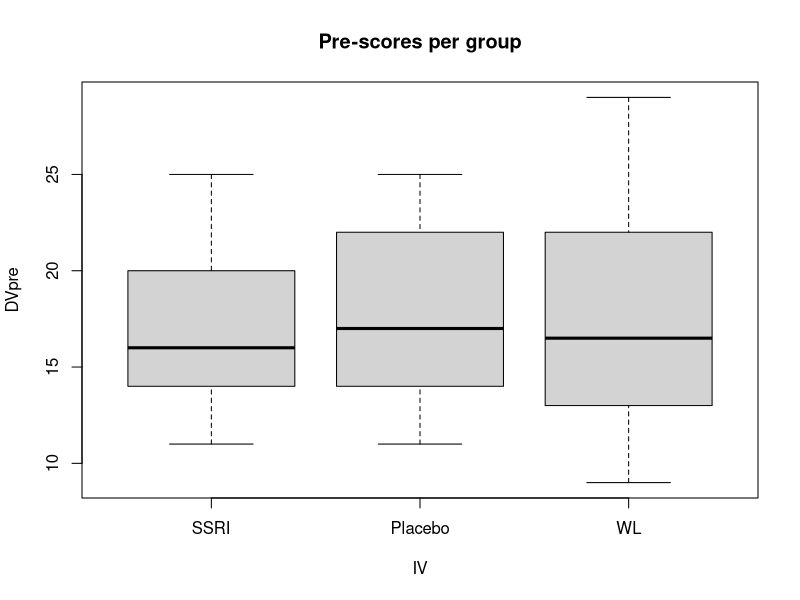
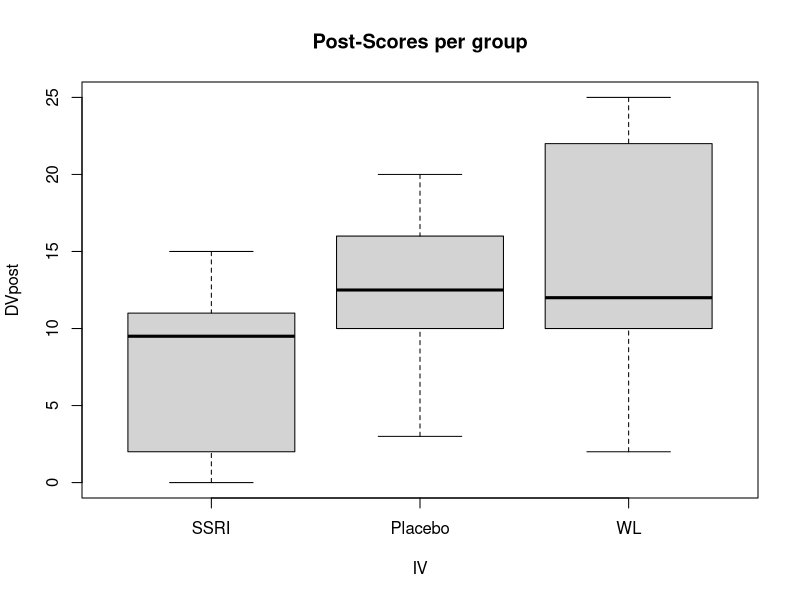
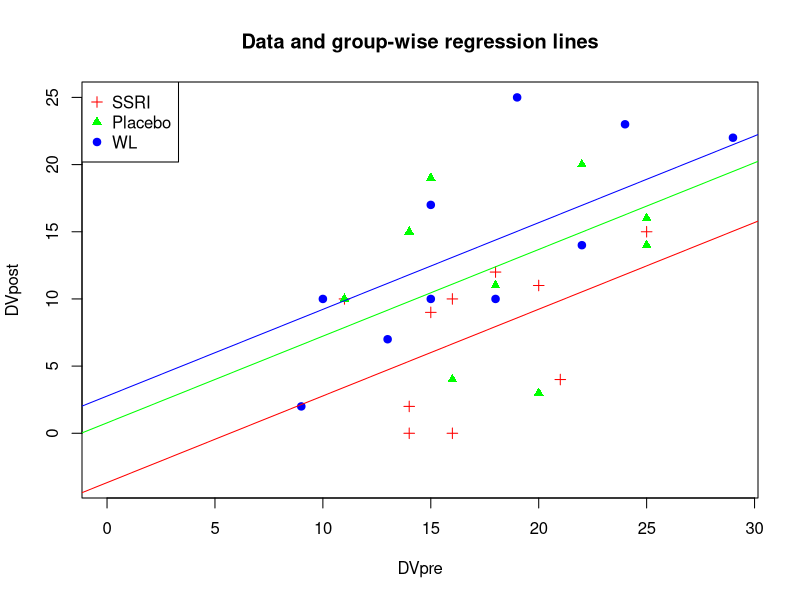

Recreate these plots in R, in order.
## ------------------------------------------------------------------------
wants <- c("car", "effects", "multcomp")
has   <- wants %in% rownames(installed.packages())
if(any(!has)) install.packages(wants[!has])

## ------------------------------------------------------------------------
SSRIpre  <- c(18, 16, 16, 15, 14, 20, 14, 21, 25, 11)
SSRIpost <- c(12,  0, 10,  9,  0, 11,  2,  4, 15, 10)
PlacPre  <- c(18, 16, 15, 14, 20, 25, 11, 25, 11, 22)
PlacPost <- c(11,  4, 19, 15,  3, 14, 10, 16, 10, 20)
WLpre    <- c(15, 19, 10, 29, 24, 15,  9, 18, 22, 13)
WLpost   <- c(17, 25, 10, 22, 23, 10,  2, 10, 14,  7)

## ------------------------------------------------------------------------
P     <- 3
Nj    <- rep(length(SSRIpre), times=P)
dfAnc <- data.frame(IV=factor(rep(1:P, Nj), labels=c("SSRI", "Placebo", "WL")),
                    DVpre=c(SSRIpre,   PlacPre,  WLpre),
                    DVpost=c(SSRIpost, PlacPost, WLpost))

## ----rerAncova01---------------------------------------------------------
plot(DVpre  ~ IV, data=dfAnc, main="Pre-scores per group")
plot(DVpost ~ IV, data=dfAnc, main="Post-Scores per group")

## ------------------------------------------------------------------------
fitFull <- lm(DVpost ~ IV + DVpre, data=dfAnc)
fitGrp  <- lm(DVpost ~ IV,         data=dfAnc)
fitRegr <- lm(DVpost ~      DVpre, data=dfAnc)

## ------------------------------------------------------------------------
anova(fitFull)

## ------------------------------------------------------------------------
library(car)                       # for Anova()
fitFiii <- lm(DVpost ~ IV + DVpre,
              contrasts=list(IV=contr.sum), data=dfAnc)
Anova(fitFiii, type="III")

## ------------------------------------------------------------------------
anova(fitRegr, fitFull)
anova(fitGrp,  fitFull)

## ------------------------------------------------------------------------
(sumRes <- summary(fitFull))
confint(fitFull)

## ------------------------------------------------------------------------
coeffs    <- coef(sumRes)
iCeptSSRI <- coeffs[1, 1]
iCeptPlac <- coeffs[2, 1] + iCeptSSRI
iCeptWL   <- coeffs[3, 1] + iCeptSSRI
slopeAll  <- coeffs[4, 1]

## ----rerAncova02---------------------------------------------------------
xLims <- c(0, max(dfAnc$DVpre))
yLims <- c(min(iCeptSSRI, iCeptPlac, iCeptWL), max(dfAnc$DVpost))

plot(DVpost ~ DVpre, data=dfAnc, xlim=xLims, ylim=yLims,
     pch=rep(c(3, 17, 19), Nj), col=rep(c("red", "green", "blue"), Nj),
     main="Data and group-wise regression lines")
legend(x="topleft", legend=levels(dfAnc$IV), pch=c(3, 17, 19),
       col=c("red", "green", "blue"))
abline(iCeptSSRI, slopeAll, col="red")
abline(iCeptPlac, slopeAll, col="green")
abline(iCeptWL,   slopeAll, col="blue")

## ------------------------------------------------------------------------
anRes <- anova(fitRegr, fitFull)
dfGrp <- anRes[2, "Df"]
dfE   <- anRes[2, "Res.Df"]
MSgrp <- anRes[2, "Sum of Sq"] / dfGrp
MSE   <- anRes[2, "RSS"] / dfE
SST   <- sum(anova(fitFull)[ , "Sum Sq"])

(omegaSqHat <- dfGrp*(MSgrp - MSE) / (SST + MSE))

## ------------------------------------------------------------------------
aovAncova <- aov(DVpost ~ IV + DVpre, data=dfAnc)
library(effects)                    # for effect()
YMjAdj <- effect("IV", aovAncova)
summary(YMjAdj)

## ------------------------------------------------------------------------
cMat <- rbind("SSRI-Placebo"  = c(-1,  1, 0),
              "SSRI-WL"       = c(-1,  0, 1),
              "SSRI-0.5(P+WL)"= c(-2,  1, 1))

## ------------------------------------------------------------------------
library(multcomp)                    # for glht()
aovAncova <- aov(DVpost ~ IV + DVpre, data=dfAnc)
summary(glht(aovAncova, linfct=mcp(IV=cMat), alternative="greater"),
        test=adjusted("none"))

## ------------------------------------------------------------------------
try(detach(package:effects))
try(detach(package:colorspace))
try(detach(package:lattice))
try(detach(package:grid))
try(detach(package:car))
try(detach(package:multcomp))
try(detach(package:survival))
try(detach(package:mvtnorm))
try(detach(package:splines))
try(detach(package:TH.data))
